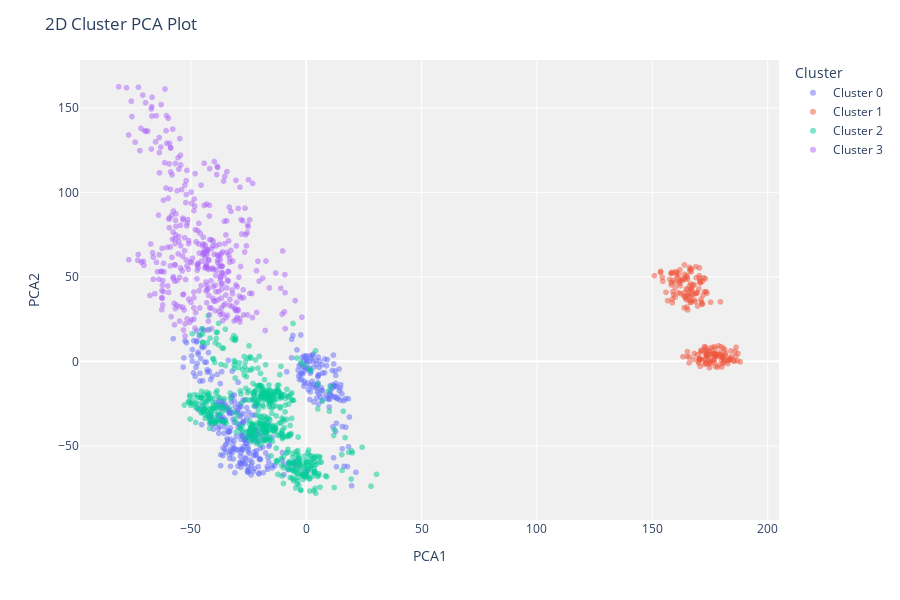

The notebook cell saved with this chart:
### Code cell
pc.plot_model(kmeans)

### Figure 1 — Plotly figure (JSON) as saved in the notebook; plotly's stock layout.template omitted (floating-point values rounded to 4 significant figures; data arrays with more than 128 entries replaced by an {"elided": "..."} marker saying what was removed)
{"data": [{"customdata": {"elided": "375x1 int values"}, "hovertemplate": "Cluster=Cluster 0<br>PCA1=%{x}<br>PCA2=%{y}<br>Feature=%{customdata[0]}<extra></extra>", "legendgroup": "Cluster 0", "marker": {"color": "#636efa", "opacity": 0.5, "symbol": "circle"}, "mode": "markers", "name": "Cluster 0", "showlegend": true, "textposition": "top center", "type": "scattergl", "x": {"elided": "375 float values"}, "xaxis": "x", "y": {"elided": "375 float values"}, "yaxis": "y"}, {"customdata": {"elided": "200x1 int values"}, "hovertemplate": "Cluster=Cluster 1<br>PCA1=%{x}<br>PCA2=%{y}<br>Feature=%{customdata[0]}<extra></extra>", "legendgroup": "Cluster 1", "marker": {"color": "#EF553B", "opacity": 0.5, "symbol": "circle"}, "mode": "markers", "name": "Cluster 1", "showlegend": true, "textposition": "top center", "type": "scattergl", "x": {"elided": "200 float values"}, "xaxis": "x", "y": {"elided": "200 float values"}, "yaxis": "y"}, {"customdata": {"elided": "553x1 int values"}, "hovertemplate": "Cluster=Cluster 2<br>PCA1=%{x}<br>PCA2=%{y}<br>Feature=%{customdata[0]}<extra></extra>", "legendgroup": "Cluster 2", "marker": {"color": "#00cc96", "opacity": 0.5, "symbol": "circle"}, "mode": "markers", "name": "Cluster 2", "showlegend": true, "textposition": "top center", "type": "scattergl", "x": {"elided": "553 float values"}, "xaxis": "x", "y": {"elided": "553 float values"}, "yaxis": "y"}, {"customdata": {"elided": "372x1 int values"}, "hovertemplate": "Cluster=Cluster 3<br>PCA1=%{x}<br>PCA2=%{y}<br>Feature=%{customdata[0]}<extra></extra>", "legendgroup": "Cluster 3", "marker": {"color": "#ab63fa", "opacity": 0.5, "symbol": "circle"}, "mode": "markers", "name": "Cluster 3", "showlegend": true, "textposition": "top center", "type": "scattergl", "x": {"elided": "372 float values"}, "xaxis": "x", "y": {"elided": "372 float values"}, "yaxis": "y"}], "layout": {"height": 600, "legend": {"title": {"text": "Cluster"}, "tracegroupgap": 0}, "margin": {"t": 60}, "plot_bgcolor": "rgb(240,240,240)", "title": {"text": "2D Cluster PCA Plot"}, "xaxis": {"anchor": "y", "domain": [0, 1], "title": {"text": "PCA1"}}, "yaxis": {"anchor": "x", "domain": [0, 1], "title": {"text": "PCA2"}}}}
